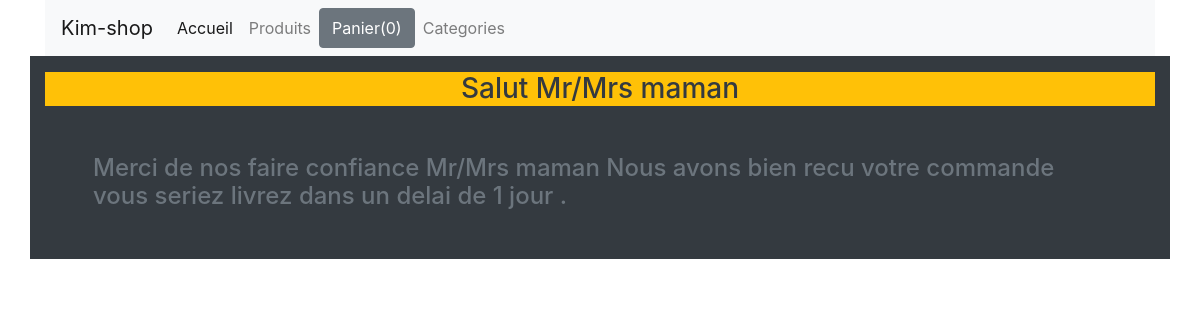
/confirmation, run on an earlier commit of the app's database.
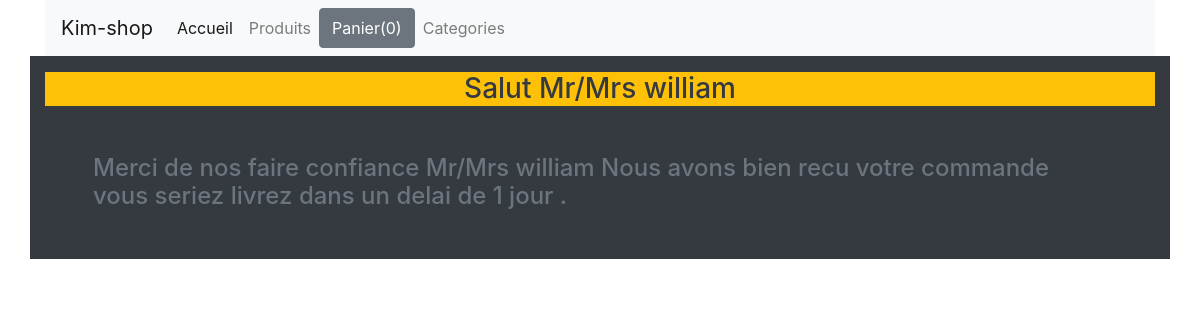
And on a later commit of the database.
### shop/models.py (models this page shows, shortened)
class Commande(models.Model):
    items = models.CharField(max_length = 300)
    total = models.CharField(max_length=300)
    nom = models.CharField(max_length=150)
    email = models.EmailField()
    address = models.CharField(max_length=200)
    ville = models.CharField(max_length=300)
    pays = models.CharField(max_length=300)
    zipcode = models.CharField(max_length=300)
    date_commande = models.DateTimeField(auto_now=True)
    class Meta:
        ordering=['-date_commande']

### shop/views.py (the view)
# urls.py: path('confirmation',confirmation,name="confirmation"),
def confirmation(request):
    info = Commande.objects.all()[:1]
    for item in info:
        nom = item.nom
    return render(request,'shop/confirmation.html',{'name':nom})

### shop/templates/shop/confirmation.html
{% extends 'shop/base.html' %}
{% block content %}
<div class="row">
   <div class="col-md-12 bg-dark">
    <h3 class="text-dark mt-3 text-center bg-warning">Salut Mr/Mrs {{name}}</h3>
    <h4 class="text-muted m-5">Merci de nos faire confiance Mr/Mrs {{name}} Nous avons bien recu votre commande vous seriez livrez dans un delai de 1 jour .</h4>
   </div>
</div>
{% endblock%}

What changed in the data, as far as the page shows it:
no longer on this page (row unchanged): Commande: nom "maman"
added Commande: nom "william"
